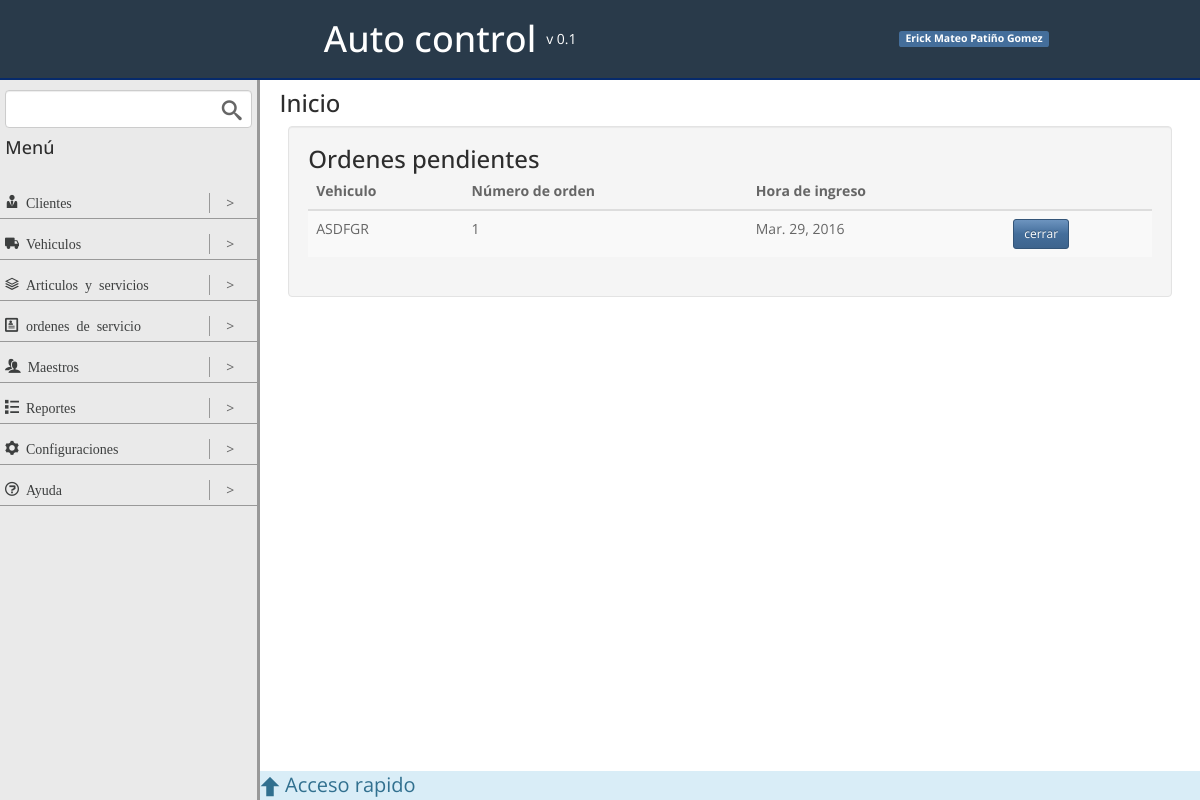
Page /home on the earlier database version.
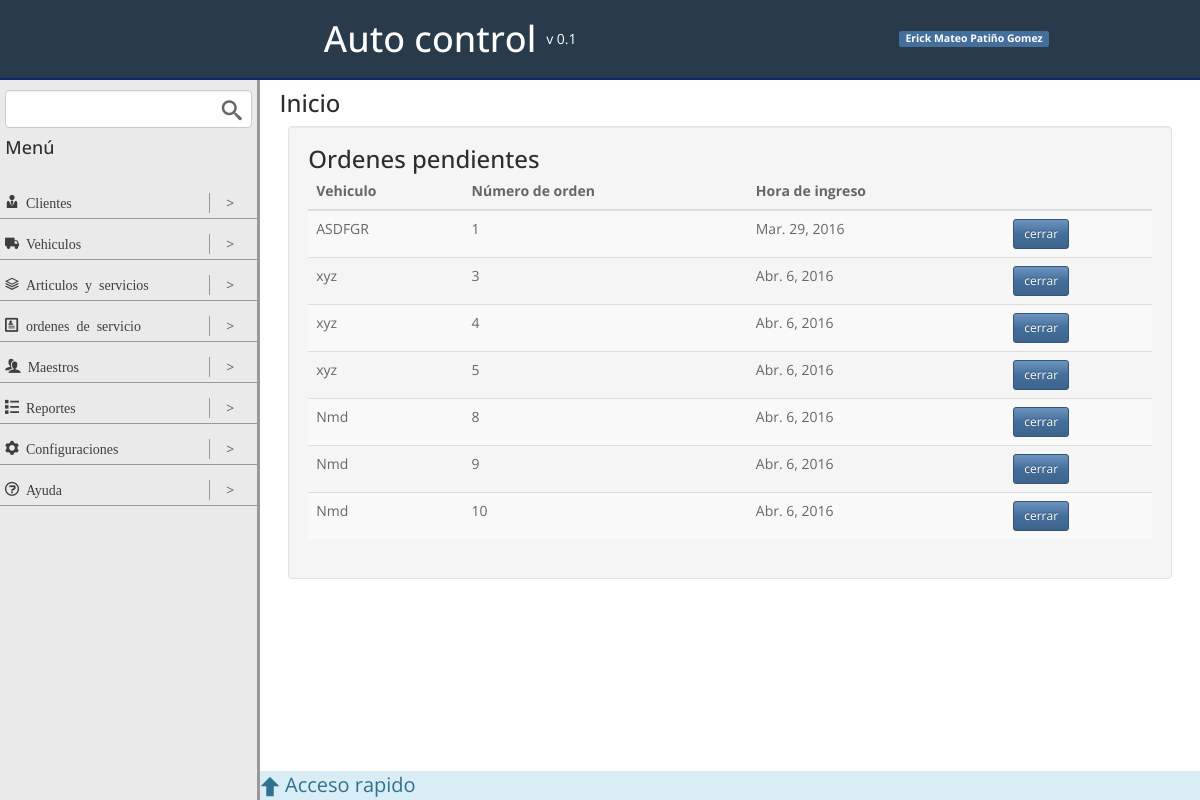
Same page on the later database version.
### ordenes_servicios/models.py (models this page shows, shortened)
class ordenServicioModel(models.Model):
	vehiculo = models.ForeignKey(vehiculoModel,null=False,blank=False)
	fecha = models.DateField(null=False,blank=False,default=datetime.now)
	state = models.PositiveIntegerField(default = 1)

### vehiculos/models.py (models this page shows, shortened)
class vehiculoModel(models.Model):
	placa = models.CharField(max_length=10, primary_key=True, null=False, blank=False)
	cilindraje = models.IntegerField(null=True, blank=True)
	marca = models.CharField(max_length=50, null=True, blank=True)
	tipo = models.ForeignKey(tipoVehiculoModel, null=True, blank=True)
	cliente = models.ForeignKey(clienteModel, null=False, blank=False)
	foto = models.ImageField(upload_to = 'img/vehiculo/', default = 'img/none.png')
	def __str__(self):
		return u'%s' % (self.placa)

### app/views.py (the view)
# urls.py: url(r'^home$', 'app.views.home'),
def home(request):
	ordenesPendientes = ordenServicioModel.objects.filter(state=1)
	context = {
		'ordenesPendientes' : ordenesPendientes
	}
	return render(request, 'home.html', context)

### app/templates/home.html
{% extends "base.html" %}
{% block contentViewTitle %}
	<h3>Inicio</h3>
{% endblock contentViewTitle %}
{% block content %}
	<div class="well ordenes-pendientes-content">
		<h3>Ordenes pendientes</h3>
		<table class="table table-striped table-hover ">
			<thead>
				<tr>
					<th>Vehiculo</th>
					<th>Número de orden</th>
					<th>Hora de ingreso</th>
					<th></th>
				</tr>
			</thead>
			<tbody>
				{% for orden in ordenesPendientes %}
					<tr>
						<td>{{ orden.vehiculo }}</td>
						<td>{{ orden.id }}</td>
						<td>{{ orden.fecha }}</td>
						<td>
							<a type="button" class="btn btn-primary btn-sm">cerrar</a>
						</td>
					</tr>
				{% endfor %}
			</tbody>
		</table
	</div>
{% endblock content %}

Differences in the rows shown:
added ordenServicioModel: vehiculo "xyz", id "3", fecha "Abr. 6, 2016"
added ordenServicioModel: vehiculo "xyz", id "4", fecha "Abr. 6, 2016"
added ordenServicioModel: vehiculo "xyz", id "5", fecha "Abr. 6, 2016"
added ordenServicioModel: vehiculo "Nmd", id "8", fecha "Abr. 6, 2016"
added ordenServicioModel: vehiculo "Nmd", id "9", fecha "Abr. 6, 2016"
added ordenServicioModel: vehiculo "Nmd", id "10", fecha "Abr. 6, 2016"
